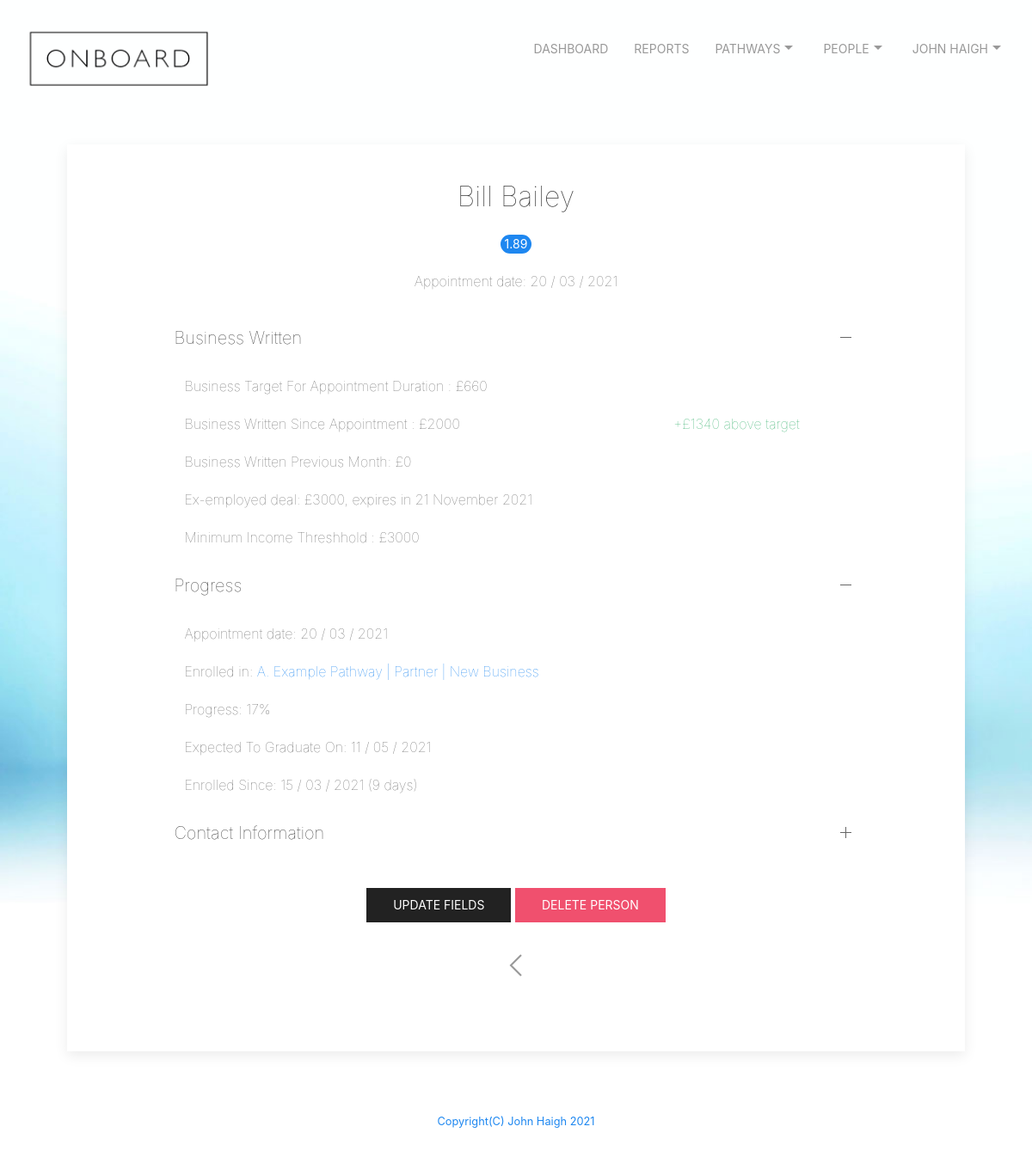
The page /viewperson?name=bill@test.com (signed in) on the database its author committed.
### tables this page shows
CREATE TABLE people ('id' integer PRIMARY KEY NOT NULL, 'firstname' text NOT NULL, 'lastname' text NOT NULL, 'mobile' text NOT NULL, 'email' text NOT NULL, 'pdm' text NOT NULL, 'bam' text, 'pathwayEnrolled' text, 'pathwayEnrolledDate' text, 'pathwayEnrolledPosition' text, 'pathwayEnrolledProgress' integer,  'pathwayEnrolledPositionDate' text, 'history' text, 'exEmployedDeal' text, 'exEmployedDealExpiry' text, 'businessWrittenPreviousMonth' integer, 'businessWrittenYearToDate'  integer, 'daysinpathway' integer, 'estcompletion' text, 'score' int, 'minincome' int, 'practice' text, 'dateappointed' text, 'dayssinceappointment' int, 'appointed' int);

### app.py (the view)
@app.route("/viewperson", methods=["GET", "POST"])
@login_required
def viewperson():
    if request.method == "GET":
        db = SQL("sqlite:///onboard.db")
        info = db.execute("SELECT * FROM users WHERE id = ?", session["user_id"])
        username = info[0]['email']
        firstname = info[0]['firstname']
        lastname = info[0]['lastname']
        personemail = request.args.get('name')
        fullname = firstname + ' ' + lastname
        rows = db.execute("SELECT DISTINCT * FROM people WHERE email = ?", personemail)
        if rows[0]['appointed'] == 1:
            targetnumber = int(rows[0]['dayssinceappointment']) * 165
            resultnumber = int(rows[0]['businessWrittenYearToDate']) - targetnumber
            if resultnumber < 0:
                resultstring = '£'+str(resultnumber) + ' below target'
                style = 'red'
            else:
                resultstring = '+£'+str(resultnumber) + ' above target'
                style = 'green'
            return render_template("viewperson.html", FullName = fullname, rows = rows, targetnumber = targetnumber, result = resultstring, style = style)
        else:
            return render_template("viewperson.html", FullName = fullname, rows = rows)

### app.py (called while the page is built)
@app.after_request
def after_request(response):
    response.headers["Cache-Control"] = "no-cache, no-store, must-revalidate"
    response.headers["Expires"] = 0
    response.headers["Pragma"] = "no-cache"
    return response

def login_required(f):
    @wraps(f)
    def decorated_function(*args, **kwargs):
        if session.get("user_id") is None:
            return redirect("/login")
        return f(*args, **kwargs)
    return decorated_function

### templates/viewperson.html (shortened to what this page needs)
{% extends "layout.html" %}
{% block main %}
<div class="uk-card uk-card-default uk-card-small">
  <div class="uk-card-body" id="width">
    <div class="uk-text-center uk-card-body">
      <h2 class="uk-text uk-text-lighter">{{ rows[0]["firstname"] }} {{ rows[0]['lastname'] }}</h2>
      {% if rows[0]['appointed'] == 1 %}
      <span class="uk-badge uk-badge-success">{{rows[0]['score']}}</span>
        <p class="uk-text uk-text-lighter">Appointment date: {{rows[0]['dateappointed']}}</p>
      {% endif %}
    </div>
    <ul uk-accordion="multiple: true">
      <li class="uk-open">
          <a class="uk-accordion-title uk-text uk-text-lighter" href="#">Business Written</a>
          <div class="uk-accordion-content">
            <table class="uk-table uk-table-small uk-text uk-text-lighter">
              {% if rows[0]['appointed'] == 1 %}
              <tr><td >Business Target For Appointment Duration : £{{targetnumber}}</td></tr>
              <tr><td {{style}}>Business Written Since Appointment : £{{ rows[0]['businessWrittenYearToDate'] }}   <td id="{{style}}">{{result}}</td></tr>
              <tr><td>Business Written Previous Month: £{{ rows[0]['businessWrittenPreviousMonth'] }} </td></tr>
              {% endif %}
              <tr><td>Ex-employed deal: £{{ rows[0]['exEmployedDeal'] }}, expires in {{ rows[0]['exEmployedDealExpiry'] }} </td></tr>
              <tr><td>Minimum Income Threshhold : £{{ rows[0]['minincome'] }} </td></tr>
              </table>
          </div>
      </li>
      {% if rows[0]['appointed'] == 1 %}
      <li class="uk-open">
          <a class="uk-accordion-title uk-text uk-text-lighter" href="#">Progress</a>
          <div class="uk-accordion-content">
            <table class="uk-table uk-table-small uk-text uk-text-lighter">
              <tr><td>Appointment date: {{rows[0]['dateappointed']}}</td></tr>
              <tr><td>Enrolled in: <a href="/progress?name={{rows[0]["email"]}}&pathway={{rows[0]['pathwayEnrolled']}}">{{rows[0]['pathwayEnrolled']}}</a></td></tr>
              <tr><td>Progress: {{rows[0]['pathwayEnrolledProgress']}}%</td></tr>
              <tr><td>Expected To Graduate On: {{rows[0]['estcompletion']}}</td></tr>
              <tr><td>Enrolled Since: {{rows[0]['pathwayEnrolledDate']}} ({{rows[0]['daysinpathway']}} days)</td><tr>
              </table>
          </div>
      </li>
      {% endif %}
        <li>
            <a class="uk-accordion-title uk-text uk-text-lighter" href="#">Contact Information</a>
        </li>
    </ul>
        <div id="center">
          <a class="uk-button uk-button-secondary" href="/updatefields?name={{rows[0]['email']}}">Update Fields</a>   <a class="uk-button uk-button-danger" href="/delete?id=person&name={{rows[0]['email']}}"onclick="return confirm('Are you sure you want to delete this person?\r\rThis cannot be undone.')">Delete Person</a>
        <div id="center">
          <a href="/people" class="uk-icon-link" uk-icon="icon: chevron-left;ratio: 2"></a>
        </div>
        </div>
    </div>
  </div>
  {% endblock %}

### templates/layout.html (shortened to what this page needs)
<!DOCTYPE html>
<html lang="en">
<head>
  <link href="https://maxcdn.bootstrapcdn.com/bootstrap/4.1.3/css/bootstrap.min.css" rel="stylesheet">
  <link href="/static/styles.css" rel="stylesheet">
  <link rel="stylesheet" href="static/css/uikit.min.css" />
</head>
<div class="uk-position-relative">
  <div class="uk-position-top">
    <nav class="uk-navbar-container uk-navbar-transparent" uk-navbar>
      <div class="uk-navbar-right" >
        <ul class="uk-navbar-nav">
          {% if session.user_id %}
          <li><a href="/dashboard">Dashboard</a></li>
          <li><a href="/report">Reports</a></li>
          <li><a href="/pathways">Pathways<span uk-icon="icon:  triangle-down"></span></a>
          </li>
          <li><a href="/people">People<span uk-icon="icon:  triangle-down"></span></a>
          </li>
          <li>
            <a href="#">{{FullName}}<span uk-icon="icon:  triangle-down"></span></a>
                {% else %}
                <li><a href="/register">Register</a></li>
                <li><a href="/login">Login</a></li>
                {% endif %}
          </li>
        </ul>
      </div>
    </nav>
  </div>
</div>
<body class="p-3 mb-2 bg-light">
  <nav class="uk-navbar-container uk-navbar-transparent">
    {% if session.user_id %}
    <a href="/dashboard"><img src="/static/images/onboard_logo.png" height="75px" width="244px" alt="Logo"></a>
    {% else %}
    <a href="/dashboard"><img src="/static/images/onboard_logo.png" height="75px" width="244px" alt="Logo"></a>
    {% endif %}
  <main class="container p-5">
    {% block main %}{% endblock %}
  </main>
<footer id="page-footer" class="uk-margin-top" uk-sticky="bottom: true">
      <div class="footer">
          <a href="mailto:johnhaigh@icloud.com"><small>Copyright(C) John Haigh 2021</small></p>
        </div>
</footer>
</body>
</html>

### static/styles.css (style rules this page uses)
#center { margin-left: auto; margin-right: auto; text-align: center; padding: 30px; }
#width { margin-left: auto; margin-right: auto; width: 80%; padding: 20px; }
body { border-color: coral; }
body { background-image: url("images/onboard_homepage_background_1400x933px.jpg"); background-repeat: repeat; background-size: cover; background-color: #464646; height: 200vh; }
.footer { text-align: center; height: 40px; width: 300px%; border-width: thin; border-color: black; }
#green { color:MediumSeaGreen; }

### rows shown on the page
people: firstname "Bill", lastname "Bailey", score "1.89", dateappointed "20 / 03 / 2021", businessWrittenYearToDate "2000", businessWrittenPreviousMonth "0", exEmployedDeal "3000", exEmployedDealExpiry "21 November 2021", minincome "3000", pathwayEnrolled "A. Example Pathway | Partner | New Business", pathwayEnrolledProgress "17", estcompletion "11 / 05 / 2021", pathwayEnrolledDate "15 / 03 / 2021", daysinpathway "9"

### other values the page prints
{{ FullName }} "JOHN HAIGH"
{{ targetnumber }} "660"
{{ result }} "+£1340 above target"
